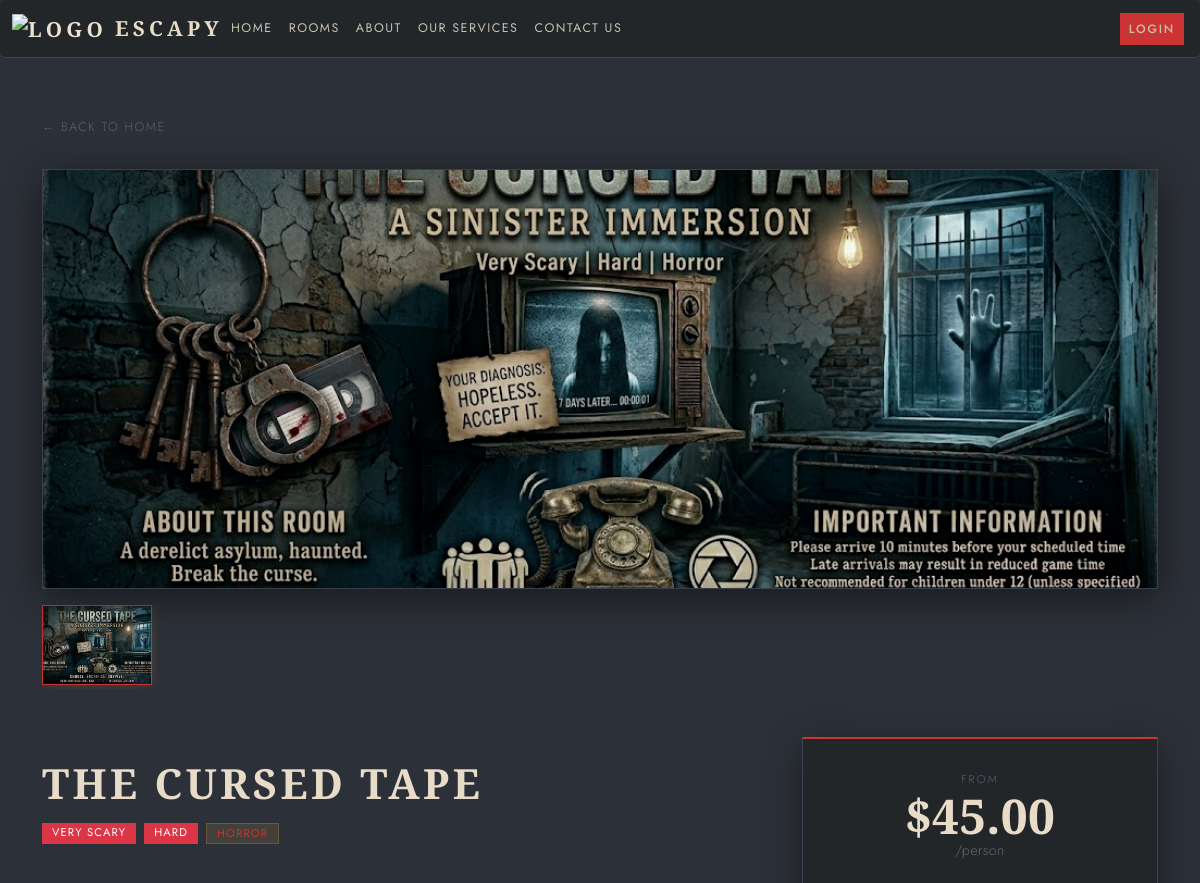
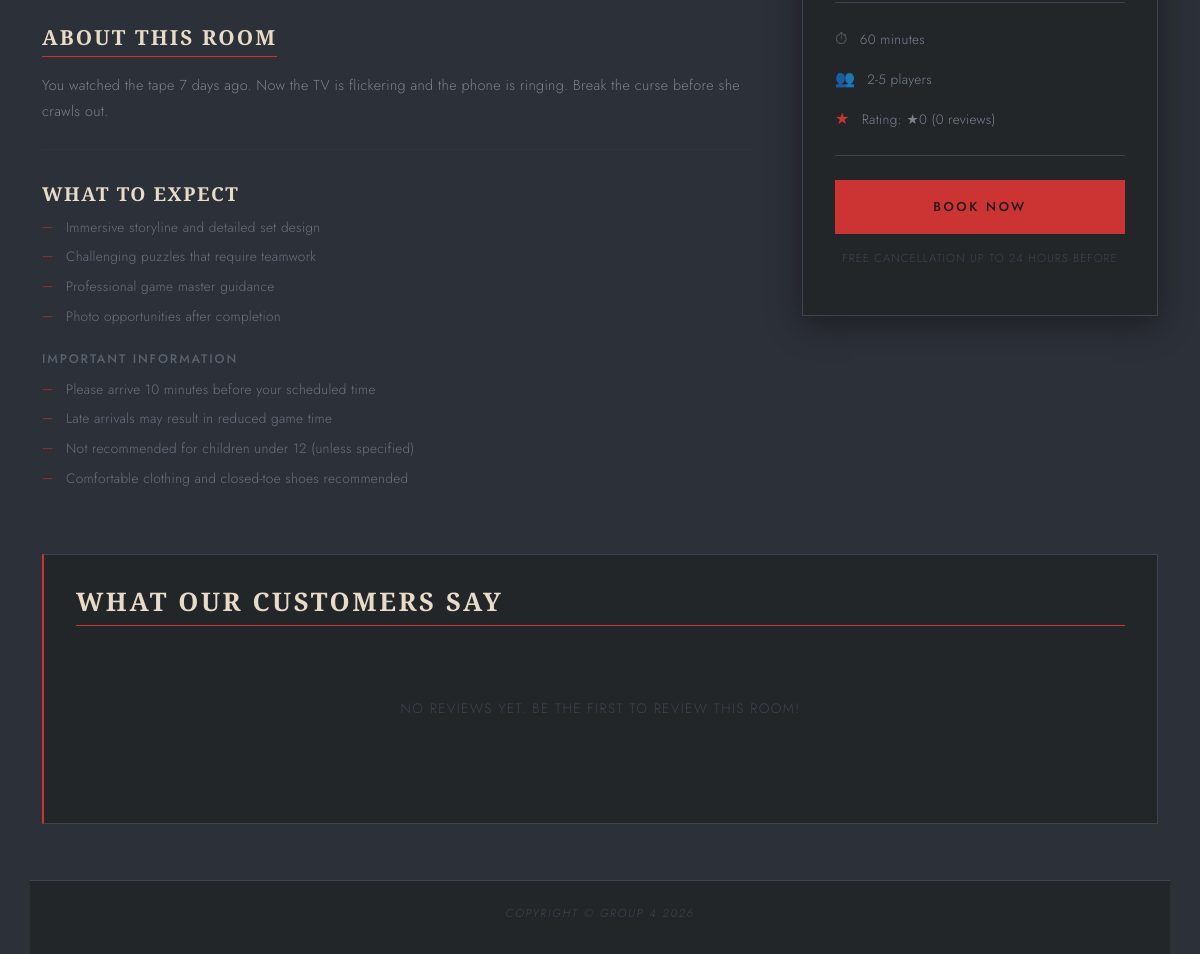
/room.php?name=The+Cursed+Tape, run on the app's committed database (2 pictures, top to bottom).
### tables this page shows
CREATE TABLE IF NOT EXISTS `RoomImages` (
  `imageID` int unsigned NOT NULL AUTO_INCREMENT,
  `Rooms_roomID` int unsigned NOT NULL,
  `imagePath` varchar(255) NOT NULL,
  `is_featured` tinyint(1) DEFAULT '0',
  `created_at` timestamp NULL DEFAULT CURRENT_TIMESTAMP,
  PRIMARY KEY (`imageID`),
  KEY `fk_RoomImages_Rooms_idx` (`Rooms_roomID`),
  CONSTRAINT `fk_RoomImages_Rooms` FOREIGN KEY (`Rooms_roomID`) REFERENCES `Rooms` (`roomID`) ON DELETE CASCADE
);

CREATE TABLE `Rooms` (
  `roomID` int unsigned NOT NULL AUTO_INCREMENT,
  `roomName` varchar(100) NOT NULL,
  `roomDescription` text NOT NULL,
  `roomMax` tinyint unsigned NOT NULL,
  `roomMin` tinyint unsigned NOT NULL,
  `roomDuration` tinyint unsigned NOT NULL,
  `roomDifficulty` enum('Easy','Medium','Hard','Very Hard') NOT NULL,
  `roomLocation` varchar(45) NOT NULL,
  `roomFearLevel` enum('Not Scary','Mildly Scary','Scary','Very Scary') NOT NULL,
  `roomExperienceType` enum('No Live Actor','Live Actor') NOT NULL,
  `roomGenre` enum('Horror','Thriller','Fantasy','Adventure','Mystery') NOT NULL,
  `roomPricePeak` decimal(10,2) NOT NULL,
  `roomPriceOffPeak` decimal(10,2) NOT NULL,
  `imagePath` varchar(255) NULL DEFAULT 'images/placeholder.png',
  PRIMARY KEY (`roomID`),
  UNIQUE KEY `roomID_UNIQUE` (`roomID`)
);

### src/inc/functions.php (called while the page is built, shortened)
<?php
function sanitize_input($data)
{
    $data = trim($data);
    $data = stripslashes($data);
    $data = htmlspecialchars($data);
    return $data;
}
function getBadgeColor($fearLevel)
{
    switch ($fearLevel) {
        case 'Very Scary':
            return 'bg-danger';
    }
}
function getDifficultyColor($roomDifficulty)
{
   switch ($roomDifficulty) {
        case 'Hard':
            return 'bg-danger';
   }
}

### src/inc/review_functions.php (called while the page is built, shortened)
<?php
function getRoomReviews($room_id) {
    require_once __DIR__ . "/functions.php";
    $conn = getDBconnection();
    $stmt = $conn->prepare("SELECT r.*, u.username, u.email
            FROM Reviews r
            JOIN Users u ON r.Users_userID = u.userID
            WHERE r.Rooms_roomID = ?
            ORDER BY r.created_at DESC");
    $stmt->bind_param("i", $room_id);
    $stmt->execute();
    $result = $stmt->get_result();
    $reviews = [];
    return $reviews;
}
?>

### src/room.php (the view, shortened to what this page needs)
<?php
include "inc/functions.php";
include "inc/review_functions.php";
$conn = getDBconnection();
$room = null;
$roomImages = [];
if (isset($_GET['name'])) {
    $room_name = sanitize_input($_GET['name']);
    $stmt = $conn->prepare("SELECT * FROM Rooms WHERE roomName = ?");
    $stmt->bind_param("s", $room_name);
    $stmt->execute();
    $result = $stmt->get_result();
    if ($result->num_rows > 0) {
        $room = $result->fetch_assoc();
        $room_id = $room['roomID'];
        $imgStmt = $conn->prepare("SELECT imageID, imagePath, is_featured FROM RoomImages WHERE Rooms_roomID = ? ORDER BY is_featured DESC, created_at ASC");
        $imgStmt->bind_param("i", $room_id);
        $imgStmt->execute();
        $imgResult = $imgStmt->get_result();
        $roomImages = $imgResult->fetch_all(MYSQLI_ASSOC);
        $rating_stmt = $conn->prepare("SELECT AVG(rating) as avg_rating, COUNT(*) as review_count FROM Reviews WHERE Rooms_roomID = ?");
        $rating_stmt->bind_param("i", $room_id);
        $rating_stmt->execute();
        $rating_result = $rating_stmt->get_result();
        $rating_data = $rating_result->fetch_assoc();
        $avg_rating = round($rating_data['avg_rating'] ?? 0, 1);
        $review_count = $rating_data['review_count'] ?? 0;
    }
} else {
    echo "No room specified.";
}
?>
<!DOCTYPE html>
<html lang="en">
<head>
    <?php include "inc/head.inc.php" ?>
    <link rel="stylesheet" href="css/rooms.css?v=<?php echo time(); ?>">
    <link rel="stylesheet" href="css/rating.css?v=<?php echo time(); ?>">
    <link rel="stylesheet" href="css/popup.css">
</head>
<body>
    <?php include "inc/nav.inc.php" ?>
    <main class="page-content" title="Rooms">
        <div class="container">
            <a href="index.php" class="back-link">← Back to Home</a>
            <?php if ($room): ?>
                <?php
                $primaryImage = !empty($roomImages)
                    ? htmlspecialchars(str_replace(' ', '%20', $roomImages[0]['imagePath']))
                    : htmlspecialchars(str_replace(' ', '%20', $room['imagePath'] ?? '/images/placeholder.png'));
                ?>
                <img src="<?php echo $primaryImage; ?>"
                    alt="<?php echo htmlspecialchars($room['roomName']) ?>" class="room-hero" id="heroImage">
                <div class="thumbnail-gallery">
                    <?php if (!empty($roomImages)): ?>
                        <?php foreach ($roomImages as $index => $img): ?>
                            <img src="<?php echo htmlspecialchars(str_replace(' ', '%20', $img['imagePath'])); ?>"
                                alt="Room Image <?php echo $index + 1; ?>"
                                class="<?php echo $index === 0 ? 'active' : ''; ?>"
                                onclick="changeHeroImage(this.src)">
                        <?php endforeach; ?>
                    <?php endif; ?>
                </div>
                <div class="room-content">
                    <div class="room-details">
                        <h1 class="room-title"><?php echo htmlspecialchars($room['roomName']) ?></h1>
                        <div class="room-badges">
                            <span class="badge <?php echo getBadgeColor($room['roomFearLevel']); ?>"><?php echo htmlspecialchars($room['roomFearLevel']); ?></span>
                            <span class="badge <?php echo getDifficultyColor($room['roomDifficulty']); ?>"><?php echo htmlspecialchars($room['roomDifficulty']); ?></span>
                            <span class="badge bg-light text-dark"><?php echo htmlspecialchars($room['roomGenre']) ?></span>
                        </div>
                        <h2>About This Room</h2>
                        <p><?php echo htmlspecialchars($room['roomDescription']) ?></p>
                        <hr>
                        <h3>What to Expect</h3>
                        <ul>
                            <li>Immersive storyline and detailed set design</li>
                            <li>Challenging puzzles that require teamwork</li>
                            <li>Professional game master guidance</li>
                            <li>Photo opportunities after completion</li>
                        </ul>
                        <h4>Important Information</h4>
                        <ul>
                            <li>Please arrive 10 minutes before your scheduled time</li>
                            <li>Late arrivals may result in reduced game time</li>
                            <li>Not recommended for children under 12 (unless specified)</li>
                            <li>Comfortable clothing and closed-toe shoes recommended</li>
                        </ul>
                    </div>
                    <div class="pricing-card">
                        <div class="price-label">From</div>
                        <div class="price"> $<?php echo $room['roomPriceOffPeak'] ?></div>
                        <div style="color: #666; font-size: 0.9rem; margin-bottom: 1rem;">/person</div>
                        <ul class="price-details">
                            <li><?php echo $room['roomDuration'] ?> minutes </li>
                            <li><?php echo $room['roomMin'] . '-' . $room['roomMax']; ?> players</li>
                            <li>Rating: ★<?php echo $avg_rating; ?> (<?php echo $review_count; ?> reviews)</li>
                        </ul>
                        <button type="button" id="openPopup" name="openPopup" class="book-btn">Book Now</button>
                        <p class="cancellation-note">Free cancellation up to 24 hours before</p>
                    </div>
                </div>
                <div class="reviews-section">
                    <h2>What Our Customers Say</h2>
                    <?php
                    $reviews = getRoomReviews($room_id);
                    if (count($reviews) > 0):
                    ?>
                        <div class="reviews-summary">
                            <div aria-hidden="true">
                                <?php echo displayStarRating($avg_rating); ?>
                            </div>
                            <div class="reviews-summary-rating">
                                <?php echo $avg_rating; ?> out of 5
                            </div>
                            <div class="reviews-summary-count">
                                Based on <?php echo $review_count; ?> <?php echo $review_count == 1 ? 'review' : 'reviews'; ?>
                            </div>
                        </div>
                        <div class="reviews-list">
                            <?php foreach ($reviews as $review): ?>
                                <div class="review-item">
                                    <div class="review-header">
                                        <div>
                                            <div class="review-username">
                                                <?php echo htmlspecialchars($review['username']); ?>
                                            </div>
                                            <div class="review-stars">
                                                <?php echo displayStarRating($review['rating']); ?>
                                            </div>
                                        </div>
                                        <div class="review-date">
                                            <?php
                                            $date = new DateTime($review['created_at']);
                                            echo $date->format('M j, Y');
                                            ?>
                                        </div>
                                    </div>
                                    <?php if (!empty($review['comment'])): ?>
                                        <div class="review-comment">
                                            <?php echo nl2br(htmlspecialchars($review['comment'])); ?>
                                        </div>
                                    <?php endif; ?>
                                </div>
                            <?php endforeach; ?>
                        </div>
                    <?php else: ?>
                        <div class="reviews-empty">
                            <p>No reviews yet. Be the first to review this room!</p>
                        </div>
                    <?php endif; ?>
                </div>
        </div>
    <?php endif; ?>
    </main>
    <?php
    include "inc/footer.inc.php";
    ?>
</body>
</html>

### src/css/style.css (style rules this page uses)
:root, [data-bs-theme="light"] { --bs-body-bg: #2c3038; --bs-body-color: #c8c0b0; --bs-card-bg: #222629; --bs-card-color: #c8c0b0; --bs-border-color: #3d4450; --bs-secondary-bg: #222629; --bs-tertiary-bg: #1a1c1f; --bs-light-rgb: 34, 38, 41; --bs-heading-color: #e8dcc8; --bs-link-color: #cc3333; --bs-link-hover-color: #e04444; --void: #1a1c1f; --dark: #222629; --surface: #2c3038; --card-bg: #222629; --amber: #cc3333; --amber-dim: #8a1f1f; --amber-hot: #e04444; --text: #c8c0b0; --text-dim: #7a8290; --text-faint:#3d4450; --border: #3d4450; --border-hot:#cc3333; }
body { background-color: var(--surface); color: var(--text); font-family: 'Jost', sans-serif; font-weight: 300; letter-spacing: 0.02em; }
a { color: var(--amber); text-decoration: none; transition: color 0.3s ease; }
.badge { font-size: 0.7rem; border-radius: 0; font-family: 'Jost', sans-serif; font-weight: 400; letter-spacing: 0.1em; text-transform: uppercase; padding: 3px 8px; }
.badge.bg-light { background-color: rgba(196, 154, 60, 0.15) !important; color: var(--amber) !important; border: 1px solid rgba(196, 154, 60, 0.3) !important; }
hr { border: none; border-top: 1px solid var(--border); margin: 2rem 0; }

### src/css/rating.css (style rules this page uses)
.reviews-section { background: #222629; border: 1px solid #3d4450; border-left: 2px solid #cc3333; border-radius: 0; padding: 2rem; margin-top: 3rem; grid-column: 1 / -1; }
.reviews-section h2 { font-family: 'Cormorant Garamond', serif; color: #e8dcc8; font-size: 1.6rem; font-weight: 600; letter-spacing: 0.1em; text-transform: uppercase; margin-bottom: 1.5rem; border-bottom: 1px solid #cc3333; padding-bottom: 0.5rem; }
.reviews-empty { text-align: center; padding: 3rem 2rem; color: #3d4450; }
.reviews-empty p { margin-bottom: 1.5rem; font-size: 0.85rem; letter-spacing: 0.1em; text-transform: uppercase; }

### data on the page
roomimages: imagePath (picture)
rooms: roomName "THE CURSED TAPE", roomFearLevel "VERY SCARY", roomDifficulty "HARD", roomGenre "HORROR", roomDescription "You watched the tape 7 days ago. Now the TV is flickering and the phone is ringing. Break the curse before she crawls out.", roomPriceOffPeak "45.00", roomDuration "60", roomMin "2", roomMax "5"

### other printed values
$avg_rating "0"
$review_count "0"
